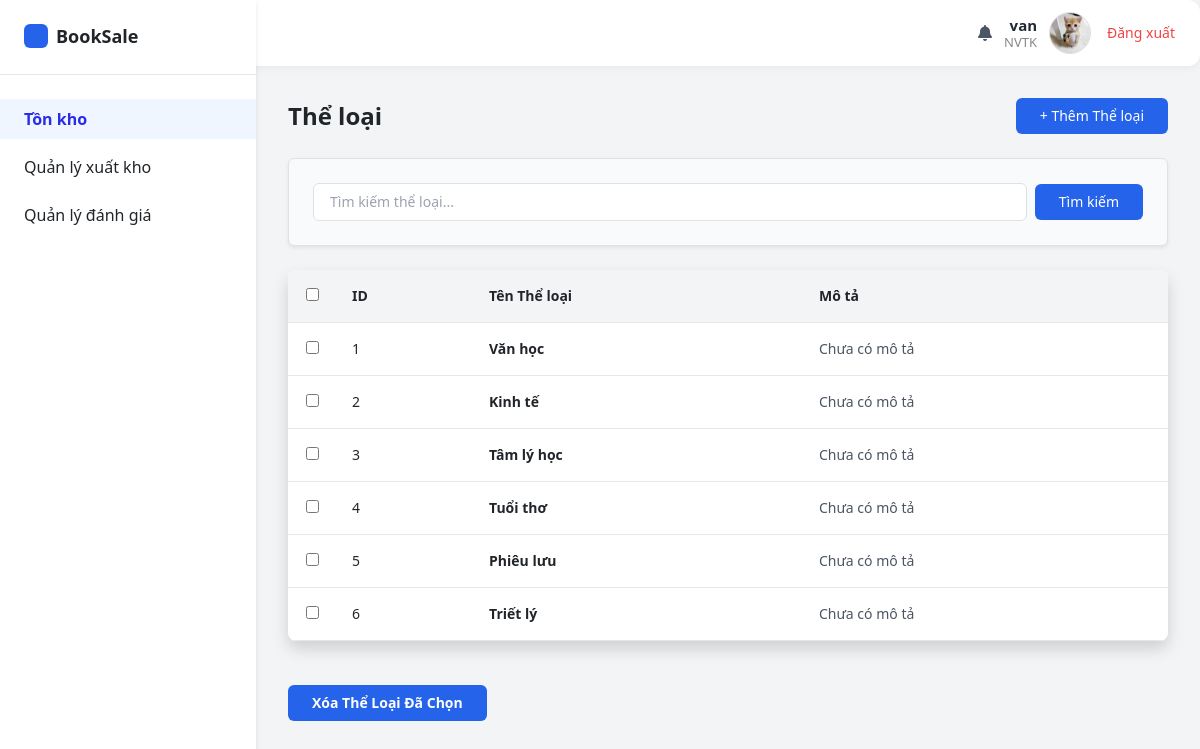
The page /emp/genre/ (signed in) on the database its author committed.
### booksale_app/models.py (models this page shows, shortened)
class Genre(models.Model):
    genre_name = models.CharField(
        max_length = 255,
        blank=False, null=False,
        help_text = "Tên thể loại"
    )
    description = models.TextField(
        blank=False, null=False,
        help_text = "Mô tả thể loại"
    )
    created_at = models.DateTimeField(
        auto_now_add=True
    )
    updated_at = models.DateTimeField(
        auto_now_add=True
    )

### booksale_app/views/admin_view/genre.py (the view)
# urls.py: path('emp/genre/', genre.genre_list, name='genre_list'),
def genre_list(request):
    search = request.GET.get("search", "")
    genres = Genre.objects.all()
    if search:
        genres = genres.filter(genre_name__icontains=search)
    context = {
        "genres": genres,
        "search": search,
    }
    return render(request, "admin_temp/genre/genre_list.html", context)

### booksale_app/context_processors.py (called while the page is built)
def categories_and_cart(request):
    context = {
        'categories': Category.objects.all()[:3],  # Lấy 3 categories đầu tiên cho menu
        'cart_count': 0
    }
    if request.user.is_authenticated:
        try:
            customer = Customer.objects.get(user=request.user)
            cart = Cart.objects.filter(customer=customer).first()
            if cart:
                cart_count = Cart_Item.objects.filter(cart=cart).aggregate(
                    total=Sum('quantity')
                )['total'] or 0
                context['cart_count'] = int(cart_count) if cart_count else 0
        except (Customer.DoesNotExist, AttributeError):
            context['cart_count'] = 0
    return context

def global_user_context(request):
    user = request.user
    is_kh = False
    role = None
    if user.is_authenticated:
        is_kh = user.groups.filter(name="KH").exists()
        if user.groups.filter(name="NVBH").exists():
            role = "NVBH"
        elif user.groups.filter(name="NVTK").exists():
            role = "NVTK"
    return {
        "is_kh": is_kh,
        "role": role,
    }

### booksale_app/templates/admin_temp/genre/genre_list.html (shortened to what this page needs)
{% extends "admin_temp/admin_base.html" %}
{% load static %}
{% block content %}
<main class="flex-1 p-8 text-sm">
    <div class="flex justify-between items-center mb-4">
        <h1 class="text-2xl font-semibold">Thể loại </h1>
        <a href="{% url 'genre_add' %}" class="bg-blue-600 text-white px-4 py-2 rounded hover:bg-blue-700">
            + Thêm Thể loại
        </a>
    </div>
    <form method="get" class="flex items-center space-x-2 mb-6 p-4 bg-gray-50 border border-gray-300 rounded shadow-sm">
        <input type="text" name="search" placeholder="Tìm kiếm thể loại..."
               value="{{ search }}"
               class="bg-white border border-gray-300 rounded px-3 py-2 flex-1 focus:outline-none focus:ring-1 focus:ring-blue-300" />
        <button type="submit" class="bg-blue-600 text-white px-4 py-2 rounded hover:bg-blue-700">
            Tìm kiếm
        </button>
    </form>
    <form method="POST" action="{% url 'genre_bulk_delete' %}">
        <div class="bg-white shadow rounded-lg overflow-x-auto w-full">
            <table class="w-full text-left border-collapse">
                <thead>
                    <tr class="bg-gray-100 border-b">
                        <th class="p-3 w-12 text-center"><input type="checkbox" id="select_all_genres"></th>
                        <th class="p-3">ID</th>
                        <th class="p-3">Tên Thể loại</th>
                        <th class="p-3">Mô tả</th>
                    </tr>
                </thead>
                <tbody>
                    {% for g in genres %}
                    <tr class="border-b hover:bg-gray-50 cursor-pointer"
                        onclick="window.location.href='{% url 'genre_detail' g.id %}'">
                        <td class="p-3 text-center" onclick="event.stopPropagation()">
                            <input type="checkbox" name="genre_ids" value="{{ g.id }}" class="genre-checkbox">
                        </td>
                        <td class="p-3">{{ g.id }}</td>
                        <td class="p-3 font-semibold">{{ g.genre_name }}</td>
                        <td class="p-3 text-gray-600 truncate max-w-sm">{{ g.description|default:"Chưa có mô tả" }}</td>
                    </tr>
                    {% empty %}
                    <tr>
                        <td colspan="4" class="text-center p-4 text-gray-500">Chưa có thể loại nào.</td>
                    </tr>
                    {% endfor %}
                </tbody>
            </table>
        </div>
        <br>
        <div class="mt-4 flex justify-start">
            <button type="submit" class="bg-blue-600 hover:bg-red-700 text-white font-bold py-2 px-4 rounded"
                    onclick="return confirm('Bạn có chắc chắn muốn xóa các thể loại đã chọn không?');">
                Xóa Thể Loại Đã Chọn
            </button>
        </div>
    </form>
</main>
{% endblock %}

### booksale_app/templates/admin_temp/admin_base.html (shortened to what this page needs)
{% load static %}
<!DOCTYPE html>
<html lang="en">
    <head>
        <script src="https://cdn.tailwindcss.com"></script>
        <link href="https://cdn.jsdelivr.net/npm/bootstrap@5.3.3/dist/css/bootstrap.min.css" rel="stylesheet" />
        <link href="https://cdnjs.cloudflare.com/ajax/libs/font-awesome/6.5.0/css/all.min.css" rel="stylesheet" />
    </head>
    <body class="bg-gray-100 font-sans">
        <div class="header">
            <div class="user-section">
                <div><i class="fa fa-bell text-gray-600"></i></div>
                {% if user.is_authenticated %}
                <div class="user-info text-right leading-tight">
                    <p class="name font-bold text-gray-800">{{ user.username }}</p>
                    <p class="role">{{user.groups.all.0.name}}</p>
                </div>
                {% if user.profile.avatar %}
                <img src="{{ user.profile.avatar.url }}" class="avatar" />
                {% else %}
                <img src="{% static 'images/image.jpg' %}" class="avatar" />
                {% endif %}
                <a href="{% url 'logout' %}" class="text-sm text-red-500 hover:underline ml-1">Đăng xuất</a>
                {% endif %}
            </div>
        </div>
        <div class="flex h-100">
            <aside class="w-64 bg-white h-screen shadow-md" style="margin-top: -68px">
                <div class="p-6 flex items-center space-x-2 border-b">
                    <div class="w-6 h-6 bg-blue-600 rounded"></div>
                    <span class="font-semibold text-lg">BookSale</span>
                </div>
                {% if role == "NVBH" %}
                <nav class="mt-6">
                    <ul class="space-y-2">
                        <li>
                            <a
                                href="{% url 'emp/order_list'%}"
                                class="flex items-center px-6 py-2 hover:bg-gray-10 {% if request.resolver_match.url_name == 'emp/order_list' %} isActive {% endif %}"
                            >
                                <span>Đơn hàng</span>
                            </a>
                        </li>
                        <li>
                            <details>
                                <summary class="flex items-center px-6 py-2 hover:bg-gray-100 rounded">
                                    Quản lý sản phẩm
                                </summary>
                                <ul>
                                    <li>
                                        <a
                                            href="{% url 'category_list' %}"
                                            class="block px-12 py-2 hover:bg-gray-100 {% if request.resolver_match.url_name == 'category_list' %} isActive {% endif %}"
                                            >Danh mục</a
                                        >
                                    </li>
                                    <li>
                                        <a
                                            href="{% url 'genre_list' %}"
                                            class="block px-12 py-2 hover:bg-gray-100 {% if request.resolver_match.url_name == 'genre_list' %} isActive {% endif %}"
                                            >Thể loại</a
                                        >
                                    </li>
                                    <li>
                                        <a
                                            href="{% url 'product_list' %}"
                                            class="block px-12 py-2 hover:bg-gray-100 {% if request.resolver_match.url_name == 'product_list' %} isActive {% endif %}"
                                            >Sản phẩm
                                        </a>
                                    </li>
                                </ul>
                            </details>
                        </li>
                        <li>
                            <a
                                href="{% url 'review_list' %}"
                                class="flex items-center px-6 py-2 hover:bg-gray-100 {% if request.resolver_match.url_name == 'review_list' %} isActive {% endif %}"
                            >
                                <span>Quản lý đánh giá</span>
                            </a>
                        </li>
                        <li>
                            <a
                                href="{% url 'emp/customer_list' %}"
                                class="flex items-center px-6 py-2 hover:bg-gray-100 {% if request.resolver_match.url_name == 'emp/customer_list' %} isActive {% endif %}"
                            >
                                <span>Quản lý khách hàng</span>
                            </a>
                        </li>
                    </ul>
                </nav>
                {% elif role == "NVTK" %}
                <nav class="mt-6">
                    <ul class="space-y-2">
                        <li>
                            <a
                                href="{% url 'emp/order_list'%}"
                                class="flex items-center px-6 py-2 hover:bg-gray-100 isActive"
                            >
                                <span>Tồn kho</span>
                            </a>
                        </li>
                        <li>
                            <details>
                                <summary class="flex items-center px-6 py-2 hover:bg-gray-100 rounded">
                                    Quản lý xuất kho
                                </summary>
                            </details>
                        </li>
                        <li>
                            <a href="#" class="flex items-center px-6 py-2 hover:bg-gray-100">
                                <span>Quản lý đánh giá</span>
                            </a>
                        </li>
                    </ul>
                </nav>
                {% endif %}
            </aside>
            {% block content %} {% endblock %}
        </div>
    </body>
</html>

### booksale_app/templates/admin_temp/admin_base.html (style rules this page uses)
body { background-color: #f5f6fa; font-family: 'Segoe UI', sans-serif; margin: 0; }
summary::marker { content: ''; }
details > summary { display: flex; align-items: center; padding-left: 1.5rem; padding-top: 0.5rem; padding-bottom: 0.5rem; cursor: pointer; }
.header { background-color: #fff; border-radius: 12px; box-shadow: 0 2px 8px rgba(0, 0, 0, 0.05); display: flex; justify-content: space-between; align-items: center; padding: 12px 25px; }
.user-section { display: flex; align-items: center; gap: 12px; }
.user-info { text-align: right; }
.user-info .name { font-weight: 600; font-size: 15px; margin: 0; }
.user-info .role { color: #888; font-size: 13px; margin: 0; }
.avatar { width: 42px; height: 42px; border-radius: 50%; border: 1px solid #ddd; }
.isActive { font-weight: 600 !important; color: rgba(41, 41, 232, 0.991) !important; background-color: #eff6ff; }

### rows shown on the page
Genre: id "1", genre_name "Văn học", description "Chưa có mô tả"
Genre: id "2", genre_name "Kinh tế", description "Chưa có mô tả"
Genre: id "3", genre_name "Tâm lý học", description "Chưa có mô tả"
Genre: id "4", genre_name "Tuổi thơ", description "Chưa có mô tả"
Genre: id "5", genre_name "Phiêu lưu", description "Chưa có mô tả"
Genre: id "6", genre_name "Triết lý", description "Chưa có mô tả"

### other values the page prints
{{ user.username }} "van"
{{ user.groups.all.0.name }} "NVTK"
